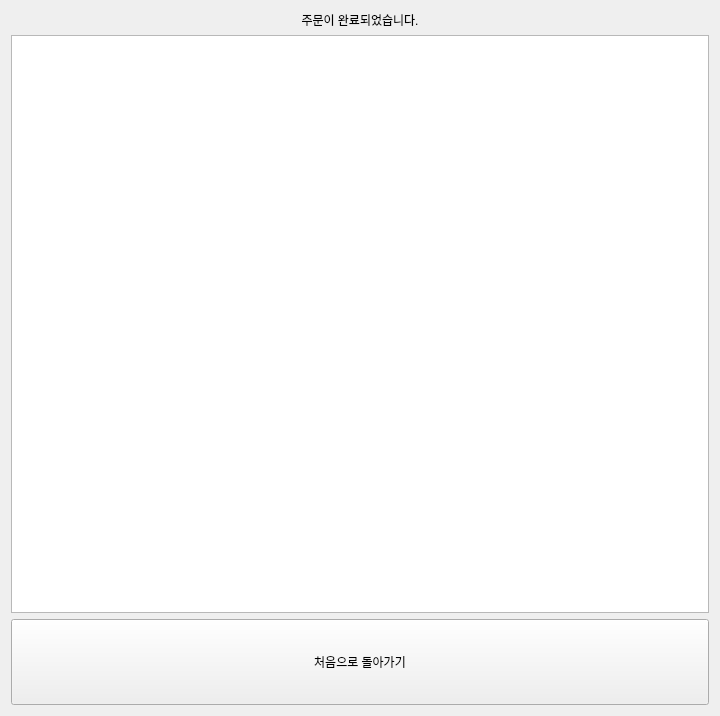
<?xml version="1.0" encoding="UTF-8"?>
<ui version="4.0">
 <class>Form</class>
 <widget class="QWidget" name="Form">
  <property name="geometry">
   <rect>
    <x>0</x>
    <y>0</y>
    <width>720</width>
    <height>716</height>
   </rect>
  </property>
  <property name="windowTitle">
   <string>Form</string>
  </property>
  <layout class="QVBoxLayout" name="verticalLayout_3" stretch="7,1">
   <item>
    <layout class="QVBoxLayout" name="verticalLayout">
     <item>
      <widget class="QLabel" name="label">
       <property name="text">
        <string>주문이 완료되었습니다.</string>
       </property>
       <property name="alignment">
        <set>Qt::AlignmentFlag::AlignCenter</set>
       </property>
      </widget>
     </item>
     <item>
      <widget class="QTextEdit" name="txt_payment_list">
       <property name="focusPolicy">
        <enum>Qt::FocusPolicy::NoFocus</enum>
       </property>
      </widget>
     </item>
    </layout>
   </item>
   <item>
    <layout class="QVBoxLayout" name="verticalLayout_2">
     <item>
      <widget class="QPushButton" name="btn_payment_completed">
       <property name="sizePolicy">
        <sizepolicy hsizetype="Expanding" vsizetype="Expanding">
         <horstretch>0</horstretch>
         <verstretch>0</verstretch>
        </sizepolicy>
       </property>
       <property name="text">
        <string>처음으로 돌아가기</string>
       </property>
      </widget>
     </item>
    </layout>
   </item>
  </layout>
 </widget>
 <resources/>
 <connections/>
</ui>
